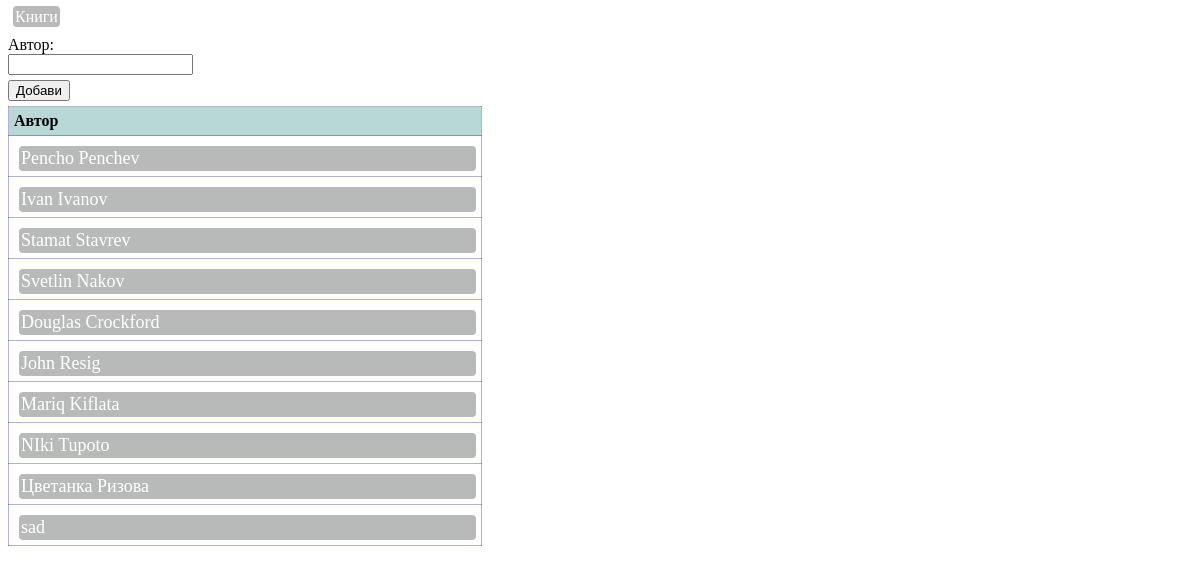
Page /newauthor.php on the committed database.
### tables this page shows
CREATE TABLE IF NOT EXISTS `authors` (
  `author_id` int(11) NOT NULL AUTO_INCREMENT,
  `author_name` varchar(250) NOT NULL,
  PRIMARY KEY (`author_id`)
);

### newauthor.php (the view, shortened to what this page needs)
<?php
	include './includes/header.php';
	$connection = mysqli_connect('localhost', 'Niki', 'niki', 'books');
	mysqli_query($connection, 'SET NAMES utf8');
	$q = mysqli_query($connection, 'SELECT * FROM authors');
?>
<a href="index.php">Книги</a><br/>
<form method="GET" action="<?php echo htmlspecialchars($_SERVER["PHP_SELF"]);?>" style="margin-top: 10px;">
	<label for="author">Автор:</label>
	<input type="text" name="author" />
	<input type="submit" value="Добави" />
</form>
<?php
	include './includes/footer.php';
	echo '<table style="margin-top:5px;"><tr><td>Автор</td></tr>';
	while ($row = $q->fetch_assoc()) {
		echo '<tr><td><a href="authorbooks.php?author='.$row["author_name"].'">'.$row["author_name"].'</a></td></tr>';
	}
	echo '</table>';

### includes/header.php (style rules this page uses)
table { border-collapse:collapse; width: 40%; }
table a { display: block; margin-top: 5px; }
td { border: 1px solid rgba(0, 0, 123, 0.3); padding: 5px; }
tr:first-of-type { background-color: rgba(20, 123, 123, 0.3); font-weight: bold; }
a { text-decoration:none; margin-left: 5px; background-color: rgba(20, 23, 23, 0.3); color: #fff; padding: 2px; border-radius: 4px; }
label, input[type="submit"] { display:block; margin-top:5px; }
tr td:nth-of-type(1) a { font-size: 18px; }

### rows in the picture
authors: author_name "Pencho Penchev"
authors: author_name "Ivan Ivanov"
authors: author_name "Stamat Stavrev"
authors: author_name "Svetlin Nakov"
authors: author_name "Douglas Crockford"
authors: author_name "John Resig"
authors: author_name "Mariq Kiflata"
authors: author_name "NIki Tupoto"
authors: author_name "Цветанка Ризова"
authors: author_name "sad"
